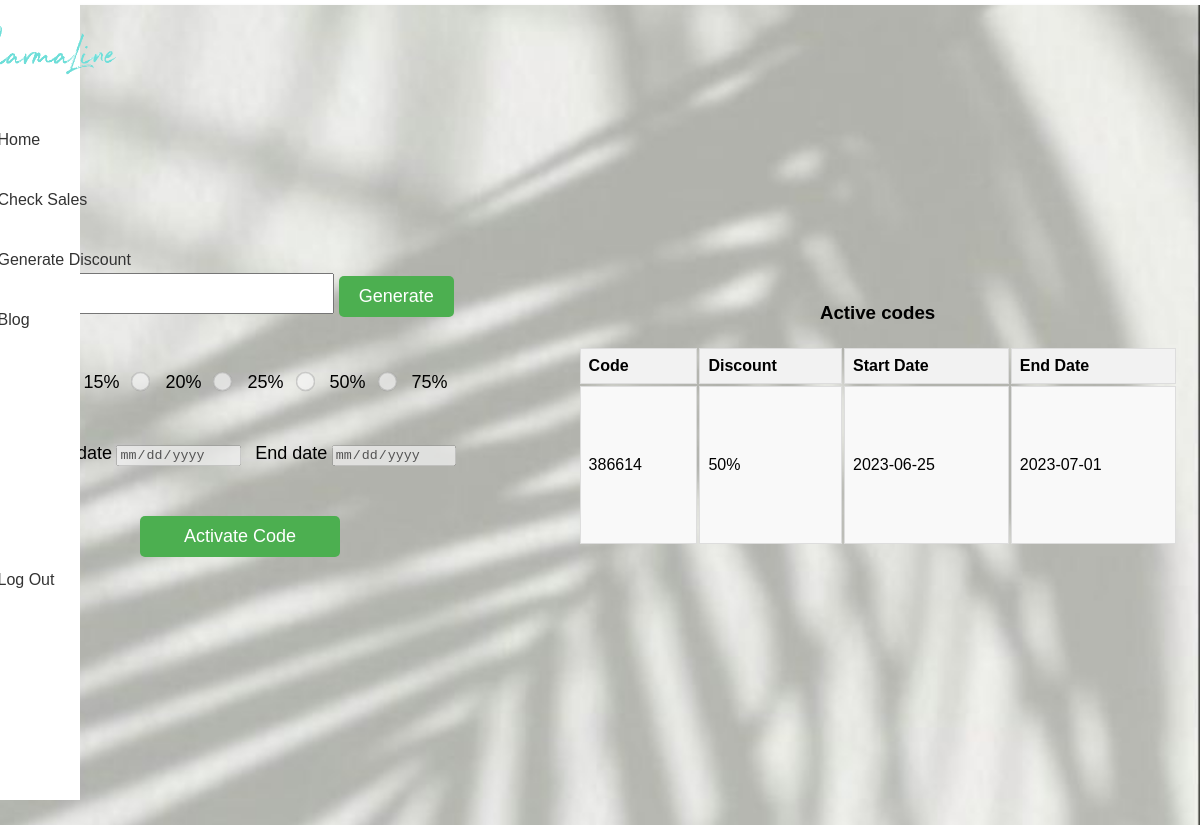
/generateDiscount.php, run on the app's committed database.
### tables this page shows
CREATE TABLE `discounts` (
  `id` int(11) NOT NULL,
  `code` int(6) NOT NULL,
  `percentage` int(11) NOT NULL,
  `start_date` date NOT NULL,
  `end_date` date NOT NULL
);

### generateDiscount.php (the view, shortened to what this page needs)
<?php
 @include('users/config.php');
$selectQuery = "SELECT * FROM discounts";
$result = mysqli_query($conn, $selectQuery);
?>
<!DOCTYPE html>
<html lang="en">
    <head>
        <link rel="stylesheet" type="text/css" href="assets/css/styleGenDis.css">
    </head>
    <body>
      <div class="sidebar">
        <div class="icon-container">
          <div class="logo-sidebar">
            <img src="image/Logo.png" alt="Logo" class="logo">
          </div>
          <div class="total-icons">
          <div class="icon" id="Home">
      <i class="fa-solid fa-house" style="color: #21324f;"></i>
        </div>
      <div class="icon" id="Check-sales">
        <i class="fa-solid fa-check-to-slot" style="color: #19263e;"></i>
        </div>
        <div class="icon" id="Generate-discount">
        <i class="fa-solid fa-tags" style="color: #0c182c;"></i>
        </div>
        <div class="icon" id="Blog">
          <img src="image/logoIcon.png" alt="Blog Icon">
        </div>
        <div class="icon" id="Log-out">
          <a href="../index.php">
          <i class="fa-solid fa-right-from-bracket" style="color: #222d3f;"></i>
          <span class="icon-name">Log Out</span></a>
        </div>
          </div>
        </div>
      </div>
      <div class="body-content">
      <form action="generateDiscount.php" enctype="multipart/form-data" method="post">
        <div class="generate">
        <div class = "code">
        <input type="text" name ="genreateField" id="generateField">
        <button id="generateBtn">Generate</button>
        </div>
        <div class ="codeValue">
          <label for="15">15%</label><br>
          <input type="radio" id="20" value="20" name="discount" required>
          <label for="20">20%</label><br>
          <input type="radio" id="25" value="25" name="discount" required>
          <label for="25">25%</label>
          <input type="radio" id="50" value="50" name="discount" required>
          <label for="50">50%</label>
          <input type="radio" id="75" value="75" name="discount" required>
          <label for="75">75%</label>
        </div>
        <div class = "dates">
          <label for="startDate">Start date</label>
          <input type="date" name ="startDate" id="startDate" placeholder="Start Date"  required>
          <label for="endDate" id="endDateLabel">End date</label>
          <input type="date" name="endDate" id="endDate" placeholder="End Date"  required>
        </div>
        <div class = "activtion">
        <button type="submit" id="activateBtn" value="submit" name="submit">Activate Code</button>
        </div>
      </div>
      </form>
      <div class = "infoTable">
        <h3>Active codes</h3>
      <table id="activationTable">
  <thead>
    <tr>
      <th>Code</th>
      <th>Discount</th>
      <th>Start Date</th>
      <th>End Date</th>
    </tr>
  </thead>
  <tbody>
    <?php while($code = mysqli_fetch_assoc($result)) : ?>
      <tr>
        <td><?php echo $code['code']; ?></td>
        <td><?php echo $code['percentage'] . "%"; ?></td>
        <td><?php echo $code['start_date']; ?></td>
        <td><?php echo $code['end_date']; ?></td>
      </tr>
    <?php endwhile; ?>
  </tbody>
</table>
    </div>
    </div>
</body>
</html>

### assets/css/styleGenDis.css (style rules this page uses)
body { font-family: Arial, sans-serif; margin: 0; padding: 0; }
.logo { width: 60px; height: auto; margin-left: 10px; }
.body-content { margin-top: 60px; padding: 40px; text-align: center; box-shadow: 0 2px 4px rgba(0, 0, 0, 0.1); background-color: transparent; min-height: calc(100vh - 60px); background-image: url("../../image/adminHomeBackground.jpg"); background-size: cover; background-position: center; background-repeat: no-repeat; }
.body-content button { border-radius: 5px; padding: 10px 20px; font-size: 18px; background-color: #4CAF50; color: #ffffff; border: none; cursor: pointer; transition: transform 0.2s ease-in-out; }
.body-content { margin-top: 5px }
.body-content { flex: 1; display: flex; flex-direction: row; align-items: center; justify-content: center; position: relative; }
.infoTable { margin-left: 120px; }
#activationTable { width: 600px; }
#activationTable th, #activationTable td { padding: 8px; text-align: left; border: 1px solid #ddd; }
#activationTable thead { background-color: #f2f2f2; }
#activationTable tbody tr { background-color: #f9f9f9; }
#activationTable { height: 200px; overflow-y: scroll; }
.generate { display: flex; flex-direction: column; }
#generateField { height: 35px; width: 300px; }
.codeValue input[type="radio"] { margin-right: 18px; transform: scale(1.5); }
.codeValue label { margin-top: 5px; margin-right: 10px; font-size: 18px; }
.codeValue { display: flex; flex-direction: row; align-content: center; padding-top: 50px; padding-bottom: 50px; padding-left: 25px; }
.dates label { margin-top: 5px; margin-left: 10px; font-size: 18px; }
#activateBtn { margin-top: 50px; width: 200px; }
#generateField { font-size: 25px; }
.sidebar { position: fixed; top: 0; left: 0; width: 80px; height: 100vh; background-color: #ffffff; transition: width 0.3s; z-index: 999; }
.icon-container { display: flex; flex-direction: column; align-items: center; justify-content: flex-start; height: 100%; padding-top: 20px; }
.icon { width: 40px; height: 40px; background-color: #c0cfcf; border-radius: 50%; margin-bottom: 20px; display: flex; align-items: center; justify-content: center; cursor: pointer; transition: background-color 0.3s; position: relative; }
.icon i { color: #fff; font-size: 20px; }
.logo-sidebar { width: 80px; height: 80px; margin-bottom: 20px; }
.total-icons #Log-out { margin-top: 220px; }
#Blog img { max-width: 100%; max-height: 100%; }

### data on the page
discounts: code "386614", percentage "50", start_date "2023-06-25", end_date "2023-07-01"
